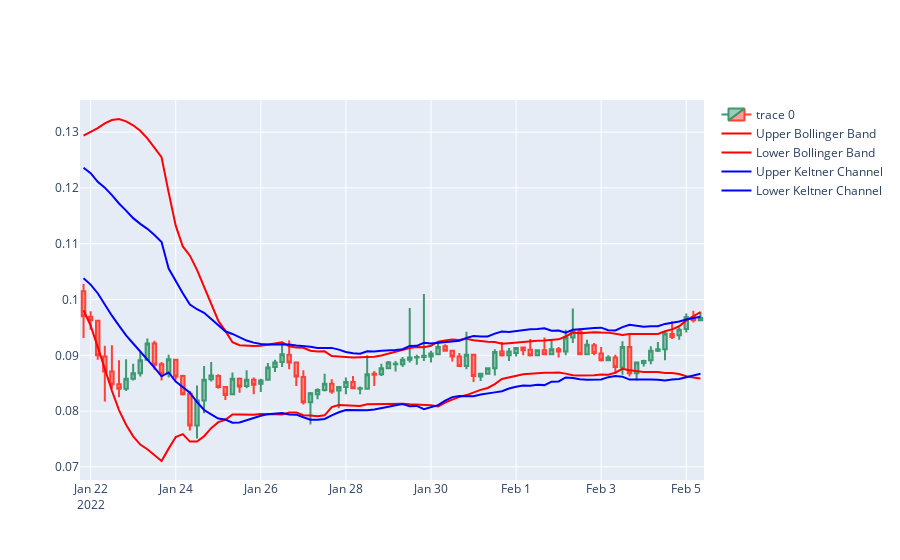

Here is the notebook cell this chart was saved with:
### Code cell
df = dataframes['AIONUSDT'][-88:]
chart(df)
